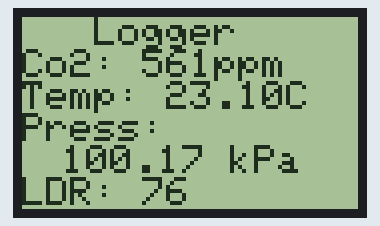
This sketch was run on a simulated Arduino Uno, built with avr-gcc and run on an emulated ATmega328P. Parts: 84×48 one-colour display.

Above: at 0.1 s.

The sketch:

5110.ino
```cpp
    #include <PCD8544.h>
     PCD8544 lcd;
     int CO2 = 561;
     float Temp = 23.1;
     float Press = 100174.4;
     int LDR = 76;
    void setup() {
       lcd.begin(84, 48);
    }
    void loop() {
      lcd.setCursor(0, 0);
      lcd.print("   Logger");
      lcd.setCursor(0, 1);
      lcd.print("Co2: ");
      lcd.print(CO2);
      lcd.print("ppm");
      lcd.setCursor(0, 2);
      lcd.print("Temp: ");
      lcd.print(Temp);
      lcd.print("C");
      lcd.setCursor(0, 3);
      lcd.print("Press: ");
      lcd.setCursor(10, 4);
      lcd.print(Press/1000);
      lcd.print(" kPa");
      lcd.setCursor(0, 5);
      lcd.print("LDR: ");
      lcd.print(LDR);

      delay(2000);
     }
```
